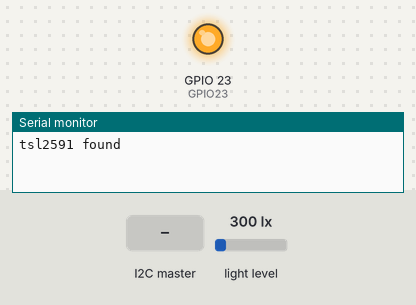
Bench run of a sketch on a simulated ESP32. On the bench: output pins drawn as LEDs (lit = HIGH), the last lines printed to the serial monitor. The test bench sets the inputs (shaded band); at power-on: light level 300 lx.

Above: at 1.2 s.
1.3 s: the I2C master sends the byte 1
At 2.1 s:
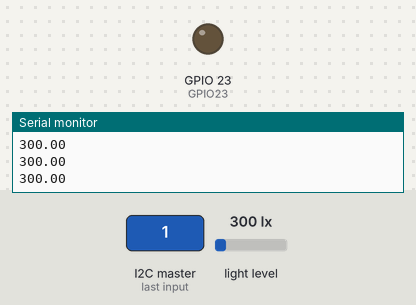
Timing chart, 0 to 5.4 s (numbered marks = the images above; inputs shaded):
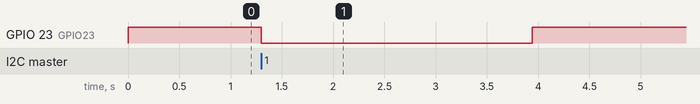

Measured:
- after the input at 1.3 s, GPIO 23 (GPIO23): HIGH → LOW at once, → HIGH 2.6 s later

The sketch:

Target_2.ino
```cpp
#include <Wire.h>
#include <Adafruit_TSL2591.h>


#define SENSOR_SDA 21
#define SENSOR_SCL 22
#define I2CBUS2_SDA 18
#define I2CBUS2_SCL 19
#define GPIO23 23
// -------- SLAVE CONFIG --------
#define SLAVE_ADDR 0x43
#define SAMPLES 10

// -------- COMMANDS --------
#define CMD_START       0x01
#define CMD_STATUS      0x02
#define CMD_DATA        0x03

// -------- STATUS --------
#define ST_IDLE        0x00
#define ST_COLLECTING  0x01
#define ST_DONE        0x02

volatile uint8_t status = ST_IDLE;
volatile uint8_t lastCmd = 0;
volatile bool startRequested = false;

// -------- SENSOR --------
TwoWire I2C_BUS2= TwoWire(1);
Adafruit_TSL2591 tsl(2591);

// -------- DATA --------
float samples[SAMPLES];
volatile uint8_t reqIndex = 0;
float data =0;

// -------- I2C RECEIVE --------
void onReceive(int len) {
  if (!I2C_BUS2.available()) return;

  lastCmd = I2C_BUS2.read();

  if (lastCmd == CMD_START) {
    status = ST_COLLECTING;
    startRequested = true;
    reqIndex   = 0;
  }
  else if (lastCmd == CMD_DATA&& I2C_BUS2.available()) {
    reqIndex  = I2C_BUS2.read();
  }
}

// -------- I2C REQUEST --------
void onRequest() {

  if (lastCmd == CMD_STATUS) {
    I2C_BUS2.write(status);
  }
  else if (lastCmd == CMD_DATA) {
    data = samples[reqIndex];
       I2C_BUS2.write((uint8_t*)&data, sizeof(float));
      }
}

// -------- MONITORING --------
void Monitoring() {
  sensors_event_t event;
  for(int i=0;i<SAMPLES;i++)
  {
     tsl.getEvent(&event);
     samples[i] = event.light;
     vTaskDelay(250 / portTICK_PERIOD_MS);
     Serial.println(samples[i]);
  }
}

// -------- SETUP --------
void setup() {
  Serial.begin(115200);
   Wire.begin(SENSOR_SDA, SENSOR_SCL);
  if (!tsl.begin(0x29)) {
    Serial.println("tsl2591 not found");
  }else
  Serial.println("tsl2591 found");

  tsl.setGain(TSL2591_GAIN_MED);
  tsl.setTiming(TSL2591_INTEGRATIONTIME_100MS);
   I2C_BUS2.begin(SLAVE_ADDR,I2CBUS2_SDA,I2CBUS2_SCL,100000);
   I2C_BUS2.onReceive(onReceive);
   I2C_BUS2.onRequest(onRequest);
   pinMode(GPIO23,OUTPUT);
   digitalWrite(GPIO23, HIGH);
}

// -------- LOOP --------
void loop() {
  if (startRequested) {
    startRequested = false;
    Serial.println("TARGET 2  is start collecting");
    status = ST_COLLECTING;
    digitalWrite(GPIO23, LOW);
    Monitoring();
    digitalWrite(GPIO23, HIGH);
    status = ST_DONE;
  }
}
```
